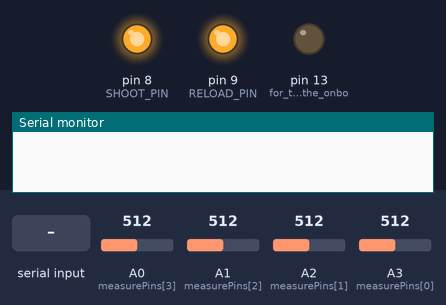
The sketch below on a simulated Arduino Uno, built with avr-gcc and run on an emulated ATmega328P. Shown: output pins drawn as LEDs (lit = HIGH), the last lines printed to the serial monitor. Inputs (shaded band) come from the test bench; at power-on: A1 (measurePins[2]) = 512, A2 (measurePins[1]) = 512, A0 (measurePins[3]) = 512, A3 (measurePins[0]) = 512.

Above: at 4.2 s.
4.3 s: A1 (measurePins[2]) set to 272
5.8 s: A1 (measurePins[2]) set to 244
At 6.3 s:
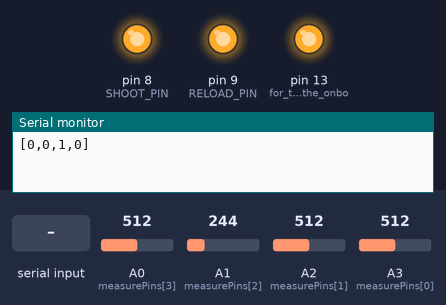
7.3 s: byte 115 (SHOOT) received over Serial
At 8.1 s:
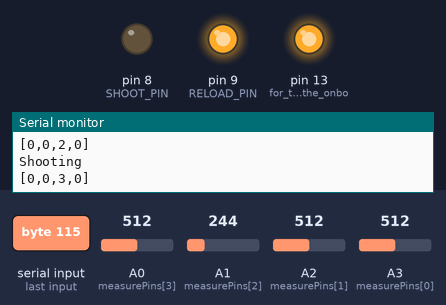
At 10.1 s:
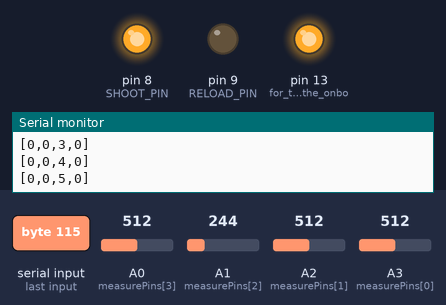
10.3 s: A2 (measurePins[1]) set to 30
13.3 s: "1" received over Serial
14.8 s: A1 (measurePins[2]) set to 306
Timing chart, 0 to 17.8 s (numbered marks = the images above; inputs shaded):
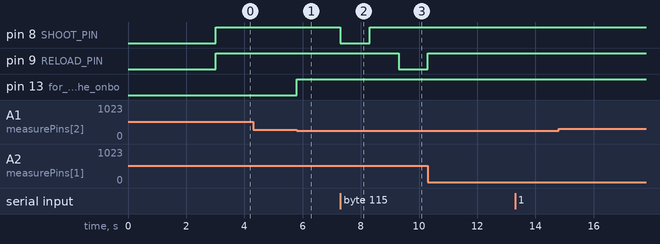

The sketch:

sahkopajatso_arduino.ino
```cpp
#include <stdio.h> //for constructing strings

#define NUM_MEASURES 4                            //number of coin detectors
int measurePins[NUM_MEASURES] = {A3, A2, A1, A0}; //remember to update if you change the number of measures or pin order
int scoreHits[NUM_MEASURES] = {0};                //this is the number of times each detector has detected a coin

#define BUFFER_SIZE 5 //when detecting the coins we use the sum of the last N elements (effectively same as average) to get rid of some noise
int roller = 0;       //tells which value in the sum is to be updated
//Annoyingly, the values depend on lighting conditions, so it is better to calibrate. This also makes using different kinds of photoresistors easier.
int buffer[NUM_MEASURES][BUFFER_SIZE];    //The buffered values that are what we get staright from the detector
int thresholds[NUM_MEASURES];             //These are the thresholds of the cumulative values for detection, and they need to be calibrated. If the cumulative value is below the threshold, a coin is covering the photoresistor
int cumulativeValues[NUM_MEASURES] = {0}; //These are the sums of the values in the buffer. They have to be calibrated.

#define CALIBRATION_ROUNDS 20 //how many measurements are done for calibrating each detector

#define DETECTION_TIME 1000      // We only want to send information about one detection when a coin passes over the detector, so we stop registering them for a second
unsigned long lastDetection = 0; //This tracks the moment when we registered a hit last time. Since this is in milliseconds, it is important to use longs, and still there will be an overflow in 50 days.

unsigned long lastShot = 0; //This tracks the moment when we registered a shot last time.
#define RELOAD_TIME 1000    //time between shooting and reloading

#define SHOOT_PIN 8 //pins for using the relay
#define RELOAD_PIN 9

void calibrate() //for calibrating the coin detectors
{
  //measure a cumulative result for some time
  for (int round = 0; round < CALIBRATION_ROUNDS; round++)
  {
    for (int i_measure = 0; i_measure < NUM_MEASURES; i_measure++)
    {
      cumulativeValues[i_measure] += analogRead(measurePins[i_measure]);
    }
  }

  //calculate the calibrated values for each detector
  for (int i_measure = 0; i_measure < NUM_MEASURES; i_measure++)
  {
    cumulativeValues[i_measure] /= CALIBRATION_ROUNDS;         //get the average measurement
    for (int i_buffer = 0; i_buffer < BUFFER_SIZE; i_buffer++) //fill the buffer with average values
    {
      buffer[i_measure][i_buffer] = cumulativeValues[i_measure];
    }
    cumulativeValues[i_measure] *= BUFFER_SIZE;              //calculate the expected cumulative value
    thresholds[i_measure] = cumulativeValues[i_measure] / 2; //calculate a calibrated detection threshold
  }
}

void sendScore() //A helper function for sending the score over BLE
{
  Serial.print('[');
  for (int i = 0; i < NUM_MEASURES; i++)
  {
    if (i > 0)
    {
      Serial.print(',');
    }
    Serial.print(scoreHits[i]);
  }
  Serial.print("]\n");
}

void measure() //Controls the coin detectors to find out whether they have detected coins
{
  for (int i_measure = 0; i_measure < NUM_MEASURES; i_measure++) //iterate over the coin detectors
  {
    int previousCumulative = cumulativeValues[i_measure];                                                  //previous value of the sum of the buffer for comparison
    cumulativeValues[i_measure] -= buffer[i_measure][roller];                                              //since the cumulative value is only for the 5 most recent values, we remove the oldest one
    buffer[i_measure][roller] = analogRead(measurePins[i_measure]);                                        //measure a new value
    cumulativeValues[i_measure] += buffer[i_measure][roller];                                              //and add it to the cumulative value
    if (cumulativeValues[i_measure] <= thresholds[i_measure] && millis() - lastDetection > DETECTION_TIME) //if the cumulative value has dropped under the threshold, and at least a second has passed since the last one, send a message over the Bluetooth
    {
      scoreHits[i_measure]++; //register the hit
      sendScore();            //send the score over BLE

      lastDetection = millis(); //update the time of the last detection
      digitalWrite(LED_BUILTIN, HIGH);
    }
    else if (millis() - lastDetection > DETECTION_TIME) //if a second has passed since the last valid detection, turn the led off
    {
      if (millis() - lastShot > RELOAD_TIME) //TODO placeholder
      {
        digitalWrite(LED_BUILTIN, LOW);
      }
    }
  }
  roller = (roller + 1) % BUFFER_SIZE; //update the index of the oldest element in the buffer. Thsi loops over buffer size
}

//shoot a coin into the pajatso
void shoot()
{
  if (millis() - lastShot < 4 * RELOAD_TIME)
  {
    digitalWrite(SHOOT_PIN, HIGH);
    digitalWrite(RELOAD_PIN, HIGH);
    delay(1000);
  }

  lastShot = millis();
  digitalWrite(LED_BUILTIN, HIGH); //Indicator
  digitalWrite(SHOOT_PIN, LOW);    //set the relay to shoot
  digitalWrite(RELOAD_PIN, HIGH);
}

//prepare the mechanical parts for the next shot
void reload()
{
  if (millis() - lastShot > RELOAD_TIME)
  {
    if (millis() - lastShot > 3 * RELOAD_TIME || millis() - lastShot < 2 * RELOAD_TIME) //if enough time for reloading  has passed, don't send current to the motor
    {
      digitalWrite(SHOOT_PIN, HIGH);
      digitalWrite(RELOAD_PIN, HIGH);
    }
    else //if enough time for shooting has passed, reload
    {
      digitalWrite(SHOOT_PIN, HIGH);
      digitalWrite(RELOAD_PIN, LOW);
    }

    if (millis() - lastDetection > DETECTION_TIME) //indicator
    {
      digitalWrite(LED_BUILTIN, LOW);
    }
  }
}

//We use a character in the beginning of the command to recognize which command it is
#define SHOOT 's'

char command;
void instructions() //read instructions from serial and react accordingly
{
  if (Serial.available() > 0)
  {
    command = Serial.read();

    if (command == SHOOT)
    {
      /*
      float power=Serial.parseFloat(); //Try to read the power at which the coin is shot
      */
      Serial.println("Shooting"); //print a value for debugging
      shoot();
    }
    else
    {
      Serial.print("Unknown command: ");
      Serial.println(command);
    }
  }
}

void setup()
{
  delay(3000);                  //this might be safer in some way
  Serial.begin(9600);           //default communication rate of the Bluetooth module
  pinMode(LED_BUILTIN, OUTPUT); //for testing with the onboard led
  pinMode(RELOAD_PIN, OUTPUT);
  pinMode(SHOOT_PIN, OUTPUT);
  calibrate(); //calibrate the detectors
}

void loop()
{
  instructions();
  measure();
  reload();
}
```

Measured:
- the behaviour switches between 257 and 256 on A1 (measurePins[2]) (found by bisection; images 0 and 1)
- after the input at 4.3 s, every drawn part: stays the same
- after the input at 5.8 s, pin 13 (for_testing_with_the_onbo): LOW → HIGH at once
- after the input at 7.3 s, pin 8 (SHOOT_PIN): HIGH → LOW at once, → HIGH 1.0 s later; pin 9 (RELOAD_PIN): HIGH → LOW after 2.0 s
